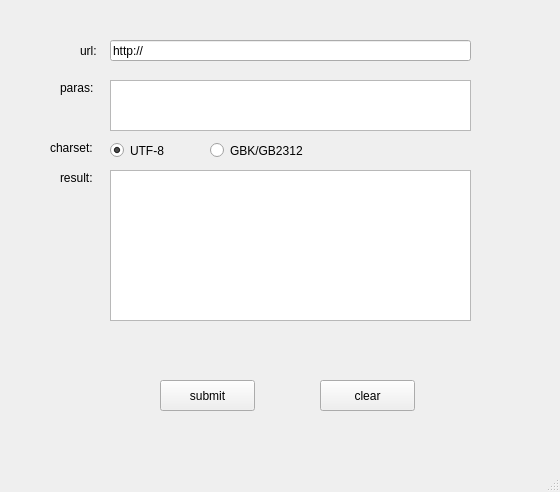
<?xml version="1.0" encoding="UTF-8"?>
<ui version="4.0">
 <class>HttpPostWin</class>
 <widget class="QMainWindow" name="HttpPostWin">
  <property name="geometry">
   <rect>
    <x>0</x>
    <y>0</y>
    <width>560</width>
    <height>492</height>
   </rect>
  </property>
  <property name="windowTitle">
   <string>MainWindow</string>
  </property>
  <widget class="QWidget" name="centralwidget">
   <widget class="QLabel" name="label_3">
    <property name="geometry">
     <rect>
      <x>60</x>
      <y>170</y>
      <width>51</width>
      <height>16</height>
     </rect>
    </property>
    <property name="text">
     <string>result:</string>
    </property>
   </widget>
   <widget class="QLabel" name="label_2">
    <property name="geometry">
     <rect>
      <x>60</x>
      <y>80</y>
      <width>41</width>
      <height>16</height>
     </rect>
    </property>
    <property name="text">
     <string>paras:</string>
    </property>
   </widget>
   <widget class="QLineEdit" name="lineEdit_url">
    <property name="geometry">
     <rect>
      <x>110</x>
      <y>40</y>
      <width>361</width>
      <height>21</height>
     </rect>
    </property>
    <property name="text">
     <string>http://</string>
    </property>
   </widget>
   <widget class="QPushButton" name="pushButton_clear">
    <property name="geometry">
     <rect>
      <x>320</x>
      <y>380</y>
      <width>95</width>
      <height>31</height>
     </rect>
    </property>
    <property name="text">
     <string>clear</string>
    </property>
   </widget>
   <widget class="QLabel" name="label_4">
    <property name="geometry">
     <rect>
      <x>50</x>
      <y>140</y>
      <width>61</width>
      <height>16</height>
     </rect>
    </property>
    <property name="text">
     <string>charset:</string>
    </property>
   </widget>
   <widget class="QLabel" name="label">
    <property name="geometry">
     <rect>
      <x>80</x>
      <y>40</y>
      <width>21</width>
      <height>21</height>
     </rect>
    </property>
    <property name="text">
     <string>url:</string>
    </property>
   </widget>
   <widget class="QRadioButton" name="radioButton_u">
    <property name="geometry">
     <rect>
      <x>110</x>
      <y>140</y>
      <width>71</width>
      <height>21</height>
     </rect>
    </property>
    <property name="text">
     <string>UTF-8</string>
    </property>
    <property name="checked">
     <bool>true</bool>
    </property>
   </widget>
   <widget class="QTextEdit" name="textEdit_result">
    <property name="geometry">
     <rect>
      <x>110</x>
      <y>170</y>
      <width>361</width>
      <height>151</height>
     </rect>
    </property>
   </widget>
   <widget class="QRadioButton" name="radioButton_g">
    <property name="geometry">
     <rect>
      <x>210</x>
      <y>140</y>
      <width>121</width>
      <height>21</height>
     </rect>
    </property>
    <property name="text">
     <string>GBK/GB2312</string>
    </property>
   </widget>
   <widget class="QPushButton" name="pushButton_submit">
    <property name="geometry">
     <rect>
      <x>160</x>
      <y>380</y>
      <width>95</width>
      <height>31</height>
     </rect>
    </property>
    <property name="text">
     <string>submit</string>
    </property>
   </widget>
   <widget class="QPlainTextEdit" name="pTextEdit_paras">
    <property name="geometry">
     <rect>
      <x>110</x>
      <y>80</y>
      <width>361</width>
      <height>51</height>
     </rect>
    </property>
   </widget>
  </widget>
  <widget class="QMenuBar" name="menubar">
   <property name="geometry">
    <rect>
     <x>0</x>
     <y>0</y>
     <width>560</width>
     <height>23</height>
    </rect>
   </property>
  </widget>
  <widget class="QStatusBar" name="statusbar"/>
 </widget>
 <resources/>
 <connections/>
</ui>
